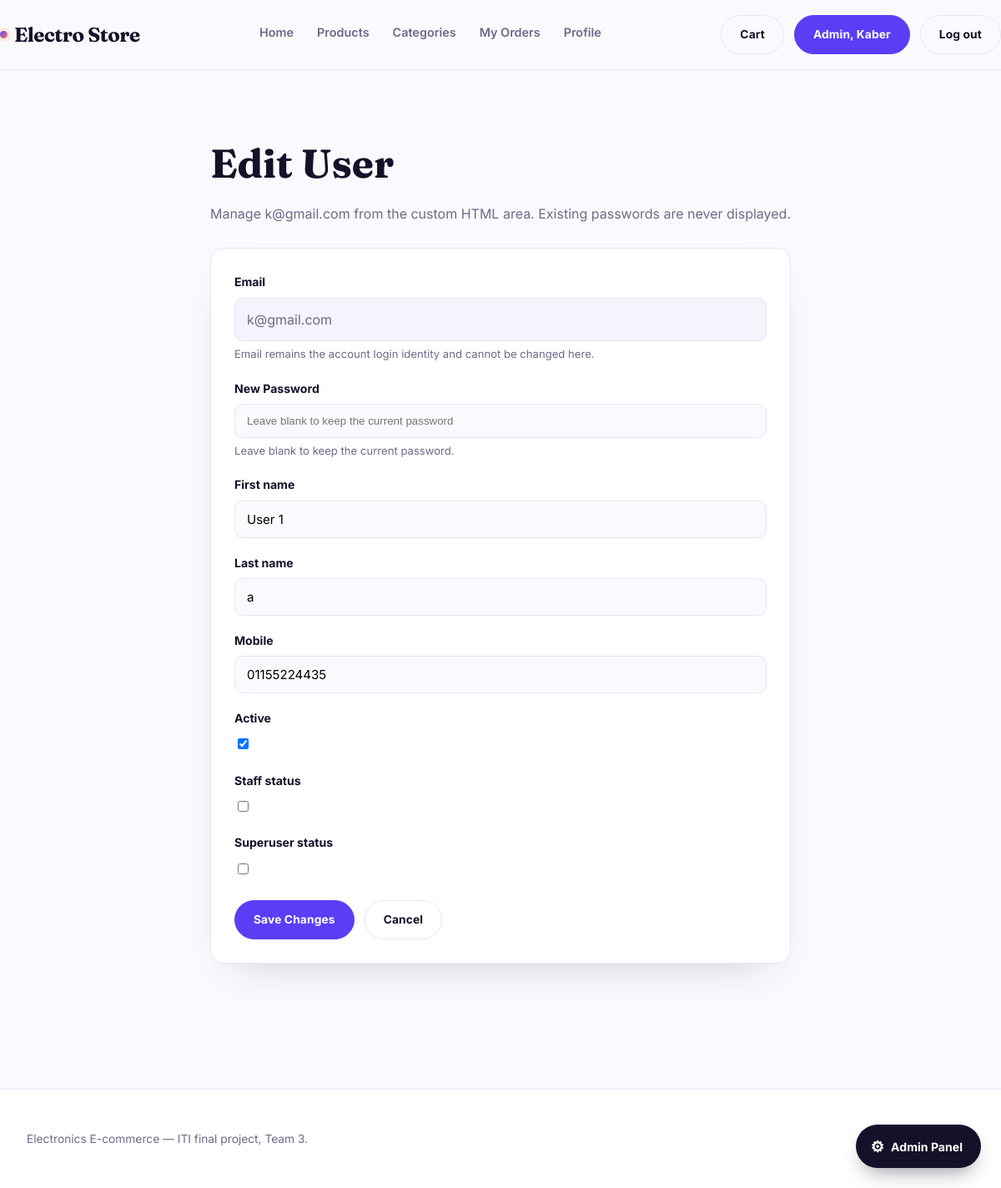
/catalog/manage/users/2/edit/ (signed in), run on an earlier commit of the app's database.
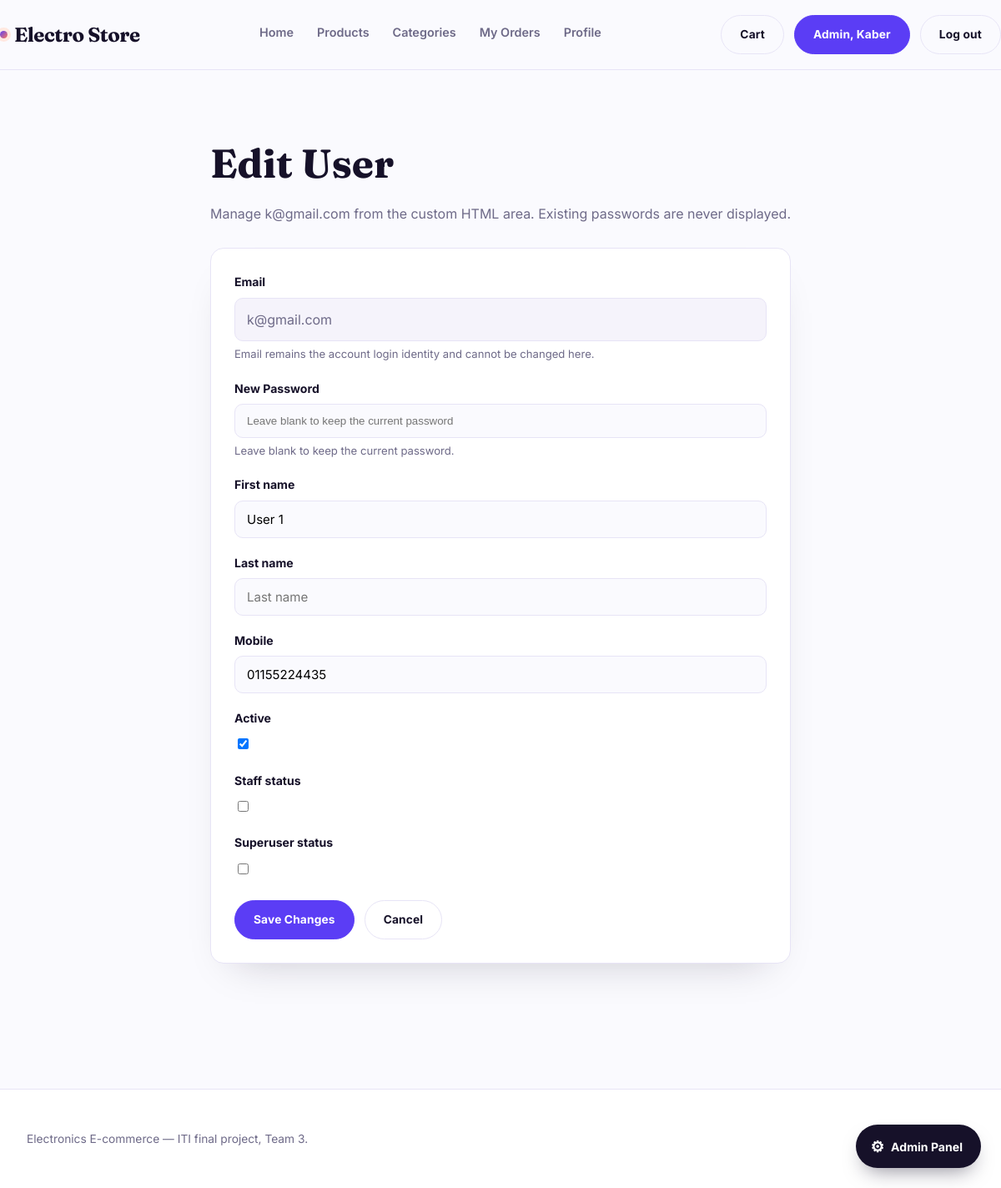
And on a later commit of the database.
### accounts/models.py (models this page shows, shortened)
class User(AbstractUser):
    username = None
    email = models.EmailField(unique=True)
    mobile = models.CharField(max_length=11)
    USERNAME_FIELD = "email"
    REQUIRED_FIELDS = []
    objects = UserManager()

### catalog/views.py (the view)
@staff_member_required
def admin_user_edit(request, pk):
    managed_user = get_object_or_404(User, pk=pk)
    if request.method == "POST":
        form = UserManageForm(
            request.POST,
            instance=managed_user,
            request_user=request.user,
        )
        if form.is_valid():
            form.save()
            messages.success(
                request,
                "User updated successfully."
            )
            return redirect("catalog:admin_user_list")
    else:
        form = UserManageForm(
            instance=managed_user,
            request_user=request.user,
        )
    return render(
        request,
        "catalog/admin/user_manage_form.html",
        {
            "form": form,
            "managed_user": managed_user,
            "page_title": "Edit User",
            "submit_label": "Save Changes",
        },
    )

### templates/catalog/admin/user_manage_form.html (shortened to what this page needs)
{% extends "base.html" %}
{% block content %}
<section class="admin-form-page">
  <div class="wrap">
    <div class="admin-form-shell">
      <h1>{{ page_title }}</h1>
      {% if managed_user %}
        <p class="admin-form-intro">
          Manage {{ managed_user.email }} from the custom HTML area.
          Existing passwords are never displayed.
        </p>
      {% else %}
        <p class="admin-form-intro">
          Create a new user account from the custom HTML area.
        </p>
      {% endif %}
      <form class="admin-form" method="post">
        <div class="admin-field">
          <label for="{{ form.email.id_for_label }}">Email</label>
          {% if managed_user %}
            <div class="admin-readonly">
              {{ managed_user.email }}
            </div>
            <small class="admin-field-help">
              Email remains the account login identity and cannot be changed here.
            </small>
          {% endif %}
        </div>
        <div class="admin-field">
          <label for="{{ form.new_password.id_for_label }}">
            {{ form.new_password.label }}
          </label>
          {{ form.new_password }}
          {% if managed_user %}
            <small class="admin-field-help">
              Leave blank to keep the current password.
            </small>
          {% else %}
            <small class="admin-field-help">
              Enter a password for the new account.
            </small>
          {% endif %}
        </div>
        {% for field in form %}
          {% if field.name != "email" and field.name != "new_password" %}
            <div class="admin-field">
              <label for="{{ field.id_for_label }}">
                {{ field.label }}
              </label>
              {{ field }}
            </div>
          {% endif %}
        {% endfor %}
        <div class="admin-form-actions">
          <button class="btn" type="submit">
            <span>{{ submit_label }}</span>
          </button>
          <a
            class="btn btn-ghost"
            href="{% url 'catalog:admin_user_list' %}"
          >
            <span>Cancel</span>
          </a>
        </div>
      </form>
    </div>
  </div>
</section>
{% endblock %}

What changed in the data, as far as the page shows it:
changed User "k@gmail.com": last_name "a" → (not shown)
